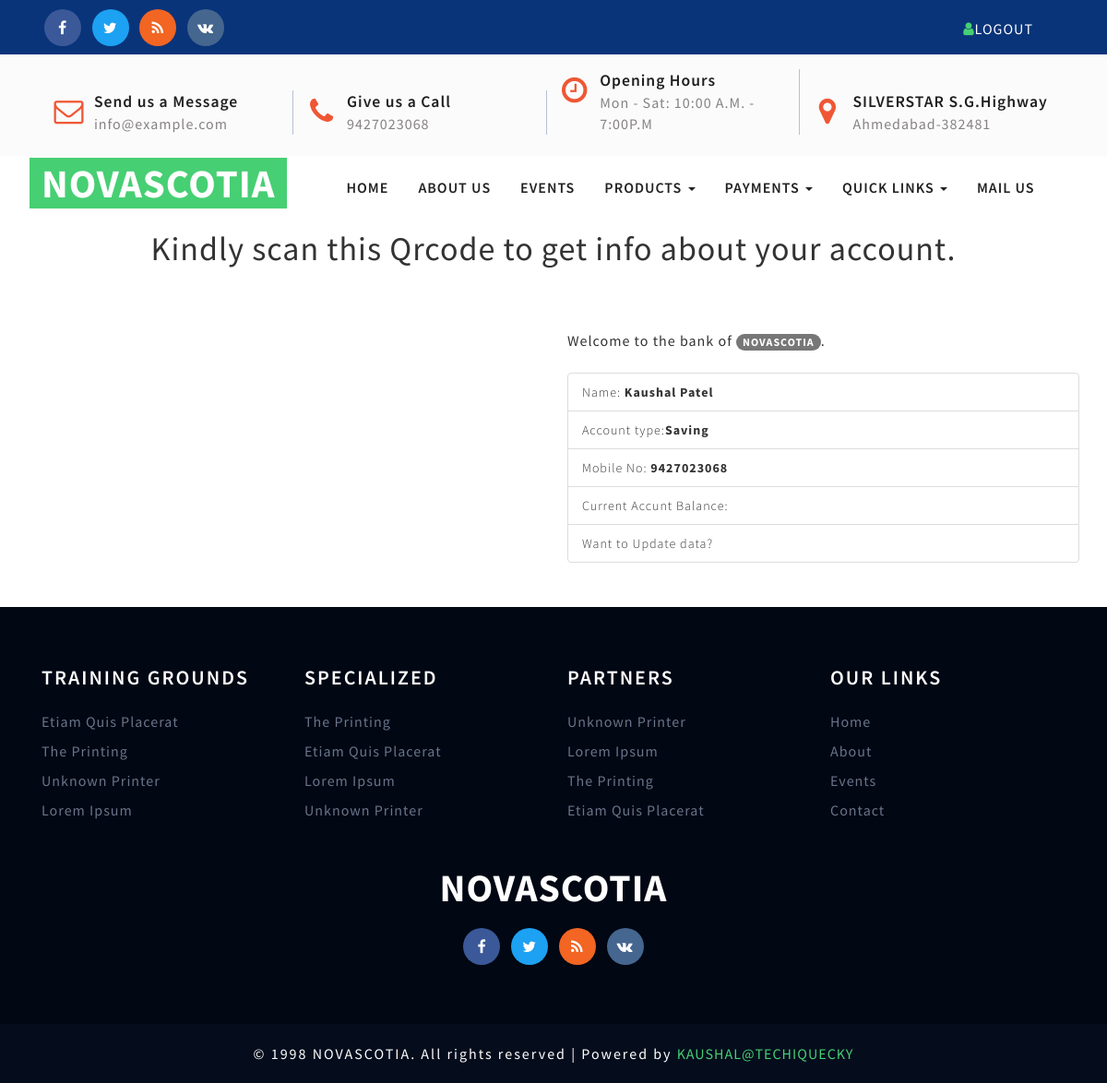
Page /ACC_message/1/ (signed in) on the committed database.
### NovaScotia/models.py (models this page shows)
class AccountNumber(models.Model):
    Name=models.CharField(max_length=100)
    Acount_number = models.IntegerField(unique=True)
    PIN = models.IntegerField(unique=True)
    email = models.EmailField(unique=True, primary_key=True)
    mob = models.IntegerField(unique=True)
    balance = models.FloatField(default=0)
    def __str__(self):
        return self.Name

### Account/models.py (models this page shows)
class account_detail(models.Model):
    date = models.DateField(auto_now=True)
    Aname= models.CharField(max_length=200)
    Fname = models.CharField(max_length=200)
    Mname = models.CharField(max_length=200)
    Address = models.CharField(max_length=200)
    state = models.CharField(max_length=200)
    city = models.CharField(max_length=200)
    pincode = models.IntegerField()
    email = models.EmailField(primary_key=True, unique=True,)
    dob = models.CharField(max_length=200)
    mob = models.IntegerField()
    aadhar = models.IntegerField(unique=True)
    pancard = models.CharField(max_length=200,unique=True)
    account_type = models.CharField(max_length=200)
    Applicants_image = models.ImageField(upload_to='files/')
    aadhar_image = models.ImageField(upload_to='files/')
    pan_image = models.ImageField(upload_to='files/')
    Sign = models.ImageField(upload_to='files/')
    account_approve = models.CharField(max_length=20,default='pending')
    def __str__(self):
        return self.email

### Account/views.py (the view)
# urls.py: path('ACC_message/<int:id>/', views.mess, name="mess" ),
def mess(request, id):
    if request.session.has_key('email'):
        email = request.session['email']
        try:
            z11 = account_detail.objects.filter(
                account_approve='Approved', email=email).get()
            print(z11)
            if z11:
                z5 = AccountNumber.objects.get(email=email)
                print(z5, z5.Acount_number, z5.PIN)
                z1 = z5.Acount_number
                z2 = z5.PIN
                z7 = 'Name: ' + str(z5) + '\nAccount Number: ' + \
                    str(z1) + '\nYour Pin: '+str(z2)
                print(z7)
                messages.info(
                    request, 'Kindly scan this Qrcode to get info about your account.')
                return render(request, 'mess.html', {'z': id, 'z11': z11, 'z7': z7, 'z5': z5})
        except:
            messages.info(request, 'Wait for account apporval')
            return render(request, 'mess.html', {'z': id})
    else:
        return redirect('/home/')

### Account/templates/mess.html (shortened to what this page needs)
{%extends 'master.html'%}
{%load static%}
{% load qr_code %}
{%block content2%}
{%if z is not None %}
<li><a href="{% url 'bank:logout' %}"><i class="fa fa-user" aria-hidden="true"></i>Logout</a></li>
{%else%}
<li><a href="{% url 'bank:login' %}"><i class="fa fa-user" aria-hidden="true"></i> Sign in</a></li>
<li><a href="{% url 'bank:signup' %}"><i class="fa fa-pencil-square-o" aria-hidden="true"></i> Sign up</a></li>
{%endif%}
{%endblock%}
{%block content1%}
<br>
{%for message in messages%}
<h1 class="text-center">{{message}}</h1>
{%endfor%}
<br>
{%if not z11%}
<div class="container">
    <h1>Thanks For applying bank account opening request.</h1>
    <p>Have Good Day.</p>
    <p>Your Account is in under verification process please wait.....</p>
</div>
{%else%}
<div class="container">
    <div class="row">
        <div class="col-sm-6">
        </div>
        <div class="col-sm-6"><br><br>
            <div class="card">
                <div class="card-body">
                    <p> Welcome to the bank of <span class="badge bg-info text-dark">NOVASCOTIA</span>.</p><br>
                    <ul class="list-group">
                        <li class="list-group-item">Name: <strong> {{z5}}</strong></li>
                        <li class="list-group-item">Account type:<strong>{{z11.account_type}}</strong></li>
                        <li class="list-group-item">Mobile No:<strong> {{z11.mob}}</strong></li>
                        <li class="list-group-item">Current Accunt Balance: <strong>{{z11.balance}}</strong></li>
                        <li class="list-group-item">Want to Update data?</li>
                    </ul>
                </div>
            </div>
        </div>
    </div>
</div>
{%endif%}
{%endblock%}

### static/css/style.css (style rules this page uses)
html, body { font-size: 100%; font-family: 'Source Sans Pro', sans-serif; background:#ffffff; margin: 0; }
p,ul li,ol li,body a { margin:0; font-family: 'Source Sans Pro', sans-serif; letter-spacing:1px; }
h1,h2,h3,h4,h5,h6 { font-family: 'Source Sans Pro', sans-serif; margin:0; letter-spacing:1px; }
ul,label { margin:0; padding:0; }
.w3layouts_header_left ul li { display: inline-block; list-style: none; margin-right: 1em; }
.w3layouts_header_left ul li a { color: #fff; padding: 0.5em 1em; font-size: 1em; letter-spacing: 1px; text-transform: uppercase; }
.w3layouts_header_left i { color: #47cf73; }
.list-group-item { font-weight: 300; font-size: 14px; }
.list-group { margin-bottom: 48px; }

### rows in the picture
AccountNumber: Name "Kaushal Patel"
account_detail: account_type "Saving", mob "9427023068"

### other values in the picture
{{ message }} "Kindly scan this Qrcode to get info about your account."
